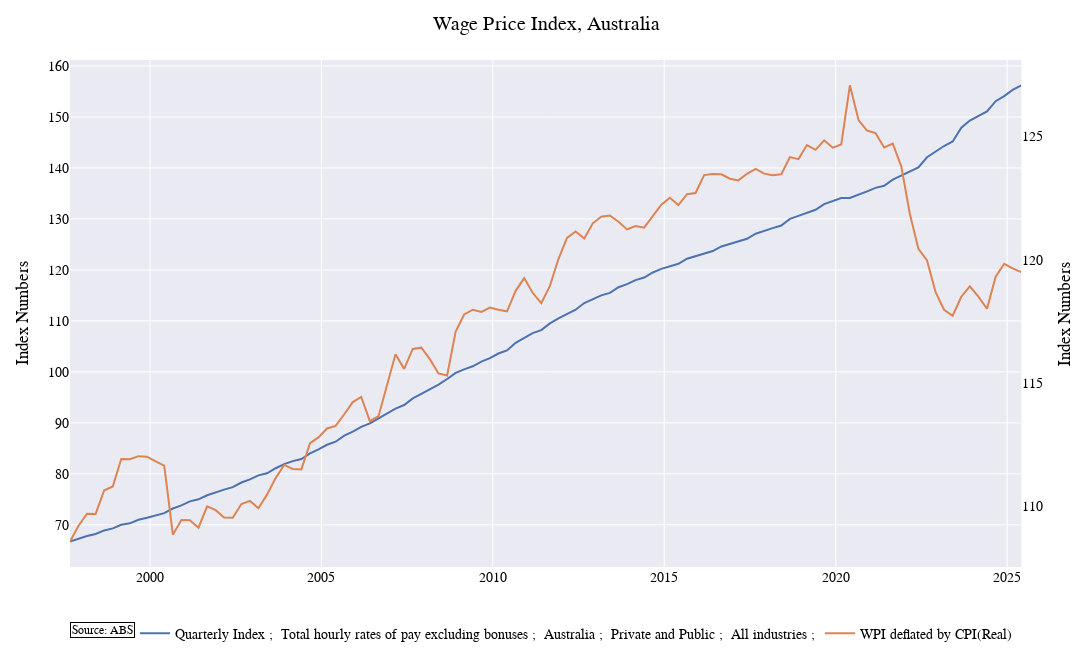

The notebook cell this image was saved under:
### Code cell
# Option A: specify figsize (in inches) and dpi -> Plotly width/height = inches * dpi
fagur = watchlist.plot_watchlist(["A2603609J"], [], 
                        plot_title = "Wage Price Index, Australia", 
                        other_series={"right": [wpi_real]}, 
                        #x_start_date="2000-01-01",
                        left_axis_title = "Index Numbers",
                        right_axis_title = "Index Numbers"         # converts to 1000x600 pixels
)
fagur.show()

# Option B: specify explicit pixel size (overrides figsize)
# watchlist.plot_watchlist(..., width=1200, height=700, margin=custom_margin)
